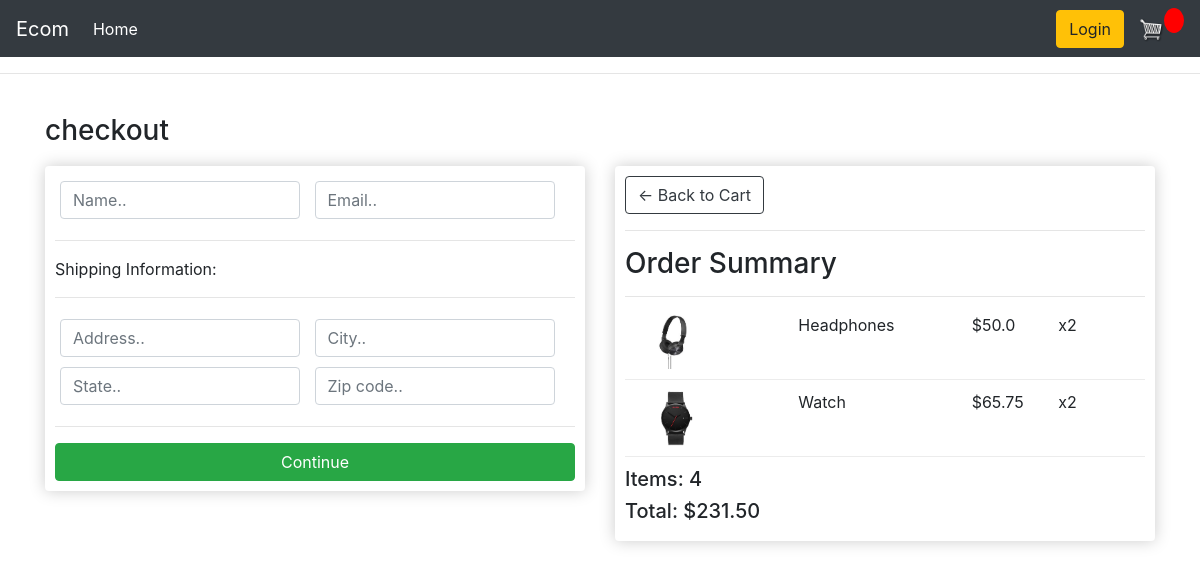
/checkout/ (signed in), run on an earlier commit of the app's database.
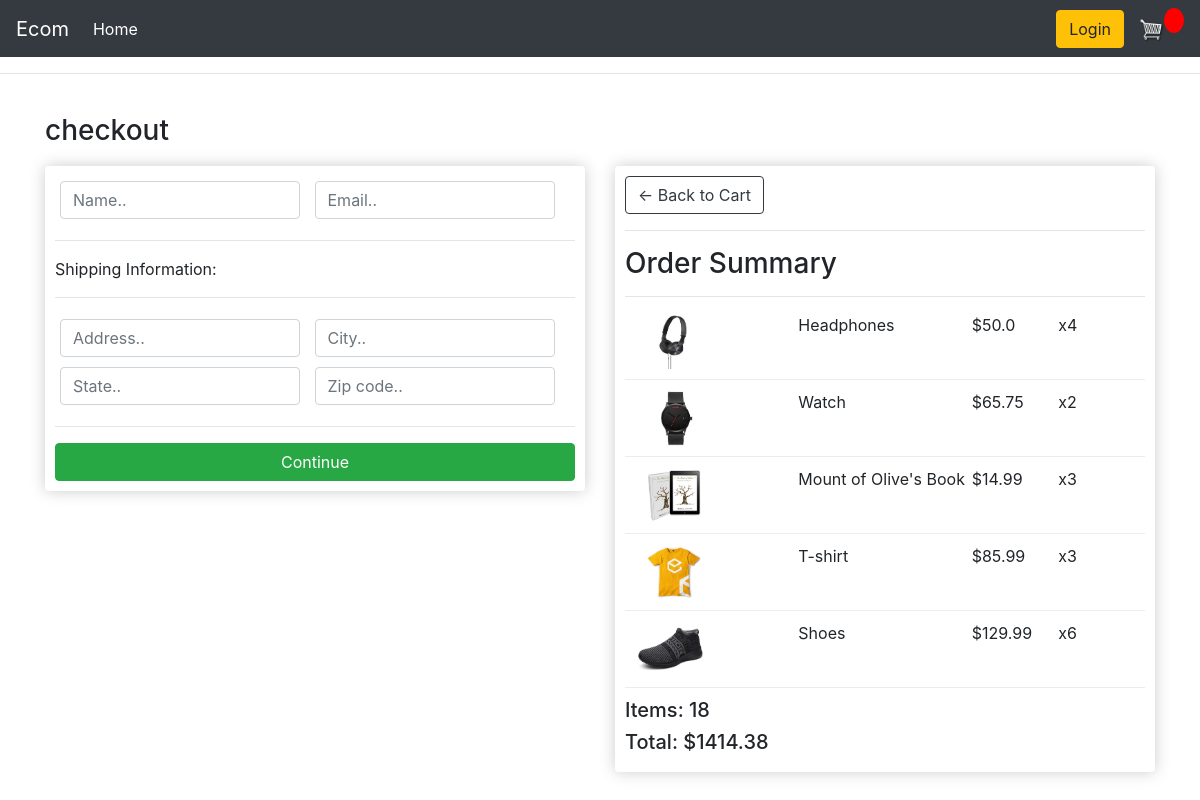
And on a later commit of the database.
### store/models.py (models this page shows, shortened)
class OrderItem(models.Model):
    product = models.ForeignKey(Product, on_delete=models.SET_NULL, blank=True, null=True)
    order = models.ForeignKey(Order, on_delete=models.SET_NULL, blank=True, null=True)
    quantity = models.IntegerField(default=0, null=True, blank=True)
    date_added = models.DateTimeField(auto_now_add=True)
    @property
    def get_total(self):
        total = self.product.price * self.quantity
        return total

class Product(models.Model):
    name = models.CharField(max_length=200, null=True)
    price = models.FloatField()
    digital = models.BooleanField(default=False, null=True, blank=False)
    image = models.ImageField(null=True, blank=True)
    @property
    def imageURL(self):
        try:
            url = self.image.url
        except:
            url = ''
        return url

class Order(models.Model):
    customer = models.ForeignKey(Customer, on_delete=models.SET_NULL, blank=True, null=True)
    date_ordered = models.DateTimeField(auto_now_add=True)
    complete = models.BooleanField(default=False, null=True, blank=False)
    transaction_id = models.CharField(max_length=200, null=True)
    @property
    def get_cart_total(self):
        orderitems = self.orderitem_set.all()
        total = sum([item.get_total for item in orderitems])
        return total
    @property
    def get_cart_items(self):
        orderitems = self.orderitem_set.all()
        total = sum([item.quantity for item in orderitems])
        return total

### store/views.py (the view)
# urls.py: path('checkout/', views.checkout, name="checkout"),
def checkout(request):
    if request.user.is_authenticated:
        customer = request.user.customer
        order, created = Order.objects.get_or_create(customer=customer,complete=False)
        items = order.orderitem_set.all()
    else:
        items = []
        order = {'get_cart_total':0, 'get_cart_items':0}
    context = {'items':items, 'order':order}
    return render(request, 'store/checkout.html', context)

### store/templates/store/checkout.html (shortened to what this page needs)
{% extends 'store/main.html' %}
{% load static %}
{% block content %}
     <h3>checkout</h3>
<div class="row">
	<div class="col-lg-6">
		<div class="box-element" id="form-wrapper">
                <div id="user-info">
                    <div class="form-field">
                        <input required class="form-control" type="text" name="name" placeholder="Name..">
                    </div>
                    <div class="form-field">
                        <input required class="form-control" type="email" name="email" placeholder="Email..">
                    </div>
                </div>
                <div id="shipping-info">
                    <hr>
                    <p>Shipping Information:</p>
                    <hr>
                    <div class="form-field">
                        <input class="form-control" type="text" name="address" placeholder="Address..">
                    </div>
                    <div class="form-field">
                        <input class="form-control" type="text" name="city" placeholder="City..">
                    </div>
                    <div class="form-field">
                        <input class="form-control" type="text" name="state" placeholder="State..">
                    </div>
                    <div class="form-field">
                        <input class="form-control" type="text" name="zipcode" placeholder="Zip code..">
                    </div>
                </div>
                <hr>
                <input id="form-button" class="btn btn-success btn-block" type="submit" value="Continue">
		</div>
        <br>
	</div>
	<div class="col-lg-6">
		<div class="box-element">
            <a  class="btn btn-outline-dark" href="{% url 'cart' %}">&#x2190; Back to Cart</a>
            <hr>
            <h3>Order Summary</h3>
            <hr>
            {% for item in items %}
            <div class="cart-row">
                <div style="flex:2"><img class="row-image" src="{{item.product.imageURL}}"></div>
                <div style="flex:2"><p>{{item.product.name}}</p></div>
                <div style="flex:1"><p>${{item.product.price}}</p></div>
                <div style="flex:1"><p>x{{item.quantity}}</p></div>
            </div>
            {% endfor %}
            <h5>Items:   {{order.get_cart_items}}</h5>
            <h5>Total:   ${{order.get_cart_total|floatformat:2}}</h5>
        </div>
	</div>
	</div>
</div>
{% endblock content %}

What changed in the data, as far as the page shows it:
changed OrderItem "Headphones": quantity "2" → "4"
added OrderItem: product.imageURL (picture), product.name "Mount of Olive's Book", product.price "14.99", quantity "3"
added OrderItem: product.imageURL (picture), product.name "T-shirt", product.price "85.99", quantity "3"
added OrderItem: product.imageURL (picture), product.name "Shoes", product.price "129.99", quantity "6"
changed through a linked row, Order: get_cart_items "4" → "18"; get_cart_total "231.50" → "1414.38"
